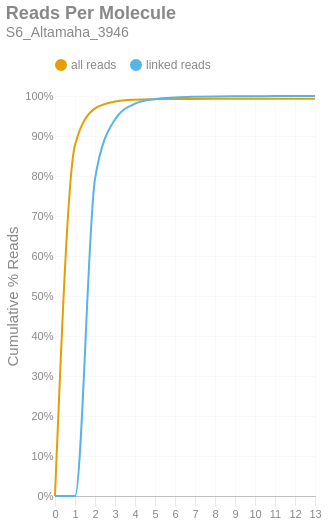

Notebook code for this chart:
### Markdown cell above
### Reads per Molecule
This chart shows the cumulative distribution of the number of reads per linked molecule. That is, how many alignments are associated with a unique molecule. This excludes the number of reads associated with invalid or absent linked-read barcodes. The `linked` histogram is the percentages recalculated when disregarding singletons.

### Code cell
if SKIPLR:
    print_html(f"Skipped")
else:
    counts = np.bincount(valids['reads'].cast(pl.Int64).to_numpy())
    weighted = counts * np.arange(len(counts))
    all_perc = weighted / n_reads
    linked_perc = weighted / n_linked_reads
    linked_perc[1] = 0
    binned_df = pl.DataFrame({
        'readsper': list(range(len(counts))),
        'all reads (cumsum)': np.cumsum(all_perc).tolist(),
        'linked reads (cumsum)': np.cumsum(linked_perc).tolist(),
    })

    with SafeRender(binned_df):
        (
            density_plot(binned_df, 'Reads Per Molecule', samplename, 'readspmol')
            .encode(
                x=alt.X('readsper:O', title=None).axis(labelAngle=0).scale(padding=0),
                y=alt.Y('value:Q', title='Cumulative % Reads').axis(format='%').stack(False),
                color=alt.Color("key:N").scale(domain=["all reads", "linked reads"]),
                tooltip=[
                    alt.Tooltip("key:N", title="Data Type"),
                    alt.Tooltip("readsper:O", title="Reads Per Molecule"),
                    alt.Tooltip("value:Q", format=".2%", title="% Reads (Cum.)")
                ]            
            )
        ).display()

### Figure 1 — Vega-Lite specification as saved in the notebook (floating-point values rounded to 4 significant figures)
{"width": "container", "height": 400, "config": {"title": {"anchor": "start", "dy": -15, "fontSize": 18, "color": "#888888", "subtitleColor": "#888888", "subtitleFontSize": 14}, "arc": {"fill": "#0072B2"}, "axis": {"domainColor": "#888888", "domainWidth": 0.5, "gridWidth": 0.2, "grid": false, "titleFontWeight": 400, "titleFontSize": 15, "labelFontSize": 11, "labelColor": "#888888", "tickColor": "#888888", "tickWidth": 0.2, "titleColor": "#888888"}, "axisBand": {"grid": false}, "axisX": {"grid": true, "tickSize": 10, "domainCap": "round"}, "axisY": {"domain": false, "grid": true, "tickSize": 0, "domainCap": "round"}, "background": "transparent", "header": {"labelFontSize": 15, "labelColor": "#888888", "titleFontSize": 15, "titleFontWeight": 600, "titleColor": "#888888"}, "legend": {"labelFont": "sans-serif", "labelFontSize": 12, "labelColor": "#888888", "symbolSize": 100, "symbolType": "circle", "titleFontSize": 12, "titlePadding": 10, "titleColor": "#888888", "title": null, "orient": "top"}, "range": {"category": ["#E69F00", "#56B4E9", "#009E73", "#F0E442", "#0072B2", "#D55E00", "#CC79A7", "#000000"], "diverging": ["#cfe8f3", "#a2d4ec", "#73bfe2", "#46abdb", "#1696d2", "#12719e"]}, "area": {"fill": "#0072B2", "fillOpacity": 0.7, "line": true, "strokeOpacity": 0.7}, "line": {"color": "#0072B2", "stroke": "#0072B2", "strokeWidth": 2}, "trail": {"color": "#0072B2", "stroke": "#0072B2", "strokeWidth": 0, "size": 1}, "point": {"filled": true, "fillOpacity": 1.0, "size": 95}, "text": {"color": "#888888", "fontSize": 11, "align": "right", "fontWeight": 400, "size": 11}, "bar": {"fill": "#0072B2", "stroke": null}, "view": {"stroke": null, "continuousWidth": 660, "continuousHeight": 400}}, "data": {"name": "data-7d61eb3691bcbbd4e3b9a7d665c81a3c"}, "mark": {"type": "line", "interpolate": "monotone", "point": {"opacity": 0, "size": 275}}, "encoding": {"color": {"field": "key", "scale": {"domain": ["all reads", "linked reads"]}, "type": "nominal"}, "tooltip": [{"field": "key", "title": "Data Type", "type": "nominal"}, {"field": "readsper", "title": "Reads Per Molecule", "type": "ordinal"}, {"field": "value", "format": ".2%", "title": "% Reads (Cum.)", "type": "quantitative"}], "x": {"axis": {"labelAngle": 0}, "field": "readsper", "scale": {"padding": 0}, "title": null, "type": "ordinal"}, "y": {"axis": {"format": "%"}, "field": "value", "stack": false, "title": "Cumulative % Reads", "type": "quantitative"}}, "params": [{"name": "param_c36ac31b6afebe62", "select": {"type": "point", "fields": ["key"]}, "bind": "legend"}], "title": {"text": "Reads Per Molecule", "subtitle": "S6_Altamaha_3946"}, "transform": [{"fold": ["all reads (cumsum)", "linked reads (cumsum)"]}, {"calculate": "replace(datum.key, ' (cumsum)', '')", "as": "key"}, {"filter": {"param": "param_c36ac31b6afebe62"}}], "usermeta": {"embedOptions": {"downloadFileName": "S6_Altamaha_3946.readspmol"}}, "$schema": "https://vega.github.io/schema/vega-lite/v6.1.0.json", "datasets": {"data-7d61eb3691bcbbd4e3b9a7d665c81a3c": [{"readsper": 0, "all reads (cumsum)": 0.0, "linked reads (cumsum)": 0.0}, {"readsper": 1, "all reads (cumsum)": 0.8775, "linked reads (cumsum)": 0.0}, {"readsper": 2, "all reads (cumsum)": 0.969, "linked reads (cumsum)": 0.7927}, {"readsper": 3, "all reads (cumsum)": 0.9862, "linked reads (cumsum)": 0.9415}, {"readsper": 4, "all reads (cumsum)": 0.9907, "linked reads (cumsum)": 0.9807}, {"readsper": 5, "all reads (cumsum)": 0.9921, "linked reads (cumsum)": 0.9923}, {"readsper": 6, "all reads (cumsum)": 0.9925, "linked reads (cumsum)": 0.9963}, {"readsper": 7, "all reads (cumsum)": 0.9927, "linked reads (cumsum)": 0.998}, {"readsper": 8, "all reads (cumsum)": 0.9928, "linked reads (cumsum)": 0.999}, {"readsper": 9, "all reads (cumsum)": 0.9929, "linked reads (cumsum)": 0.9994}, {"readsper": 10, "all reads (cumsum)": 0.9929, "linked reads (cumsum)": 0.9996}, {"readsper": 11, "all reads (cumsum)": 0.9929, "linked reads (cumsum)": 0.9998}, {"readsper": 12, "all reads (cumsum)": 0.9929, "linked reads (cumsum)": 1.0}, {"readsper": 13, "all reads (cumsum)": 0.9929, "linked reads (cumsum)": 1.0}]}}
